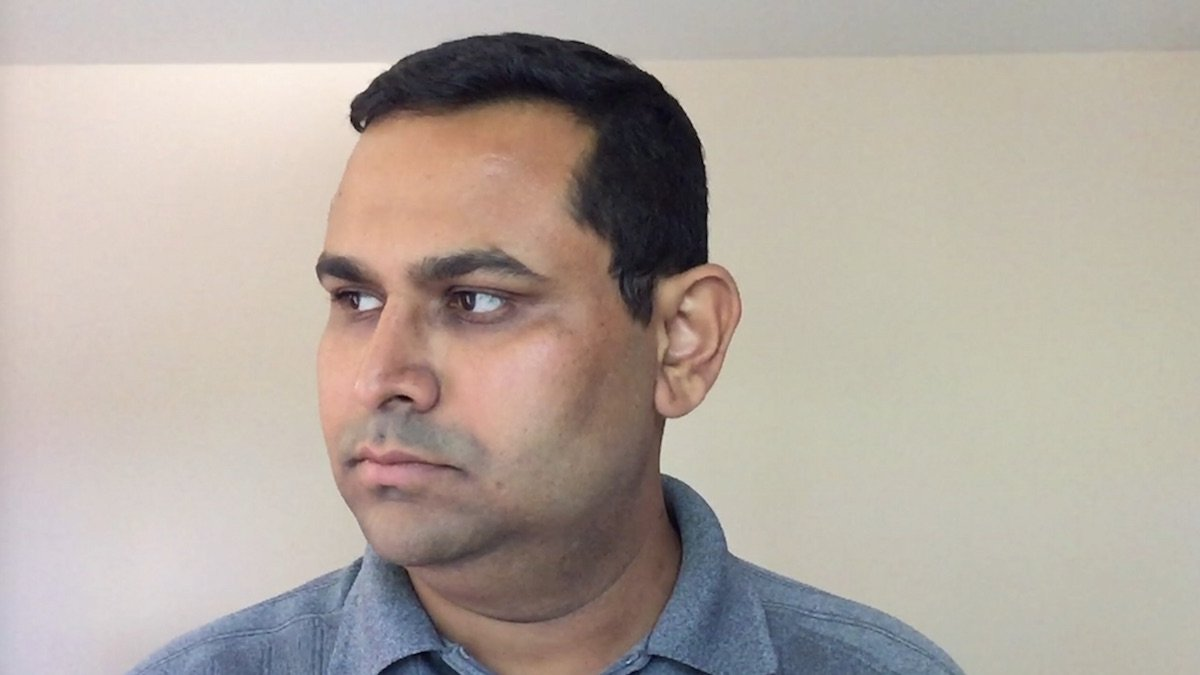
#> input picture 2019/vision/headPose.jpg, 1200 x 675 px, given in place of the camera
$ python main.py
#> lines starting #> are read from the running program, lines starting #| are printed output that depends on the picture; after the words box and inside, x2 and y2 are one past the last pixel; in counts of white or black regions, pixels touching at a corner belong together
### 2019/vision/grip_gen_one.py
import cv2
import numpy
import math
from enum import Enum

class ImageProcessor:
    """
    An OpenCV pipeline generated by GRIP.
    """

    def __init__(self):
        """initializes all values to presets or None if need to be set
        """

        self.__blur_type = BlurType.Gaussian_Blur
        self.__blur_radius = 1.8018018018018018

        self.blur_output = None

        self.__hsv_threshold_input = self.blur_output
        self.__hsv_threshold_hue = [82.55395683453239, 121.51515151515153]
        self.__hsv_threshold_saturation = [55.03597122302158, 255.0]
        self.__hsv_threshold_value = [174.28057553956833, 255.0]

        self.hsv_threshold_output = None

        self.__cv_erode_src = self.hsv_threshold_output
        self.__cv_erode_kernel = None
        self.__cv_erode_anchor = (-1, -1)
        self.__cv_erode_iterations = 1.0
        self.__cv_erode_bordertype = cv2.BORDER_CONSTANT
        self.__cv_erode_bordervalue = (-1)

        self.cv_erode_output = None

        self.__cv_dilate_src = self.cv_erode_output
        self.__cv_dilate_kernel = None
        self.__cv_dilate_anchor = (-1, -1)
        self.__cv_dilate_iterations = 1.0
        self.__cv_dilate_bordertype = cv2.BORDER_CONSTANT
        self.__cv_dilate_bordervalue = (-1)

        self.cv_dilate_output = None


    def process(self, source0):
        """
        Runs the pipeline and sets all outputs to new values.
        """
        # Step Blur0:
        self.__blur_input = source0
        # (self.blur_output) = self.__blur(self.__blur_input, self.__blur_type, self.__blur_radius)
        # this is written by matt down here
        (self.blur_output) = self.__blur(self.__blur_input, self.__blur_type, self.__blur_radius + 1.0)

        # Step HSV_Threshold0:
        self.__hsv_threshold_input = self.blur_output
        (self.hsv_threshold_output) = self.__hsv_threshold(self.__hsv_threshold_input, self.__hsv_threshold_hue, self.__hsv_threshold_saturation, self.__hsv_threshold_value)

        # Step CV_erode0:
        self.__cv_erode_src = self.hsv_threshold_output
        (self.cv_erode_output) = self.__cv_erode(self.__cv_erode_src, self.__cv_erode_kernel, self.__cv_erode_anchor, self.__cv_erode_iterations, self.__cv_erode_bordertype, self.__cv_erode_bordervalue)

        # Step CV_dilate0:
        self.__cv_dilate_src = self.cv_erode_output
        (self.cv_dilate_output) = self.__cv_dilate(self.__cv_dilate_src, self.__cv_dilate_kernel, self.__cv_dilate_anchor, self.__cv_dilate_iterations, self.__cv_dilate_bordertype, self.__cv_dilate_bordervalue)


    @staticmethod
    def __blur(src, type, radius):
        """Softens an image using one of several filters.
        Args:
            src: The source mat (numpy.ndarray).
            type: The blurType to perform represented as an int.
            radius: The radius for the blur as a float.
        Returns:
            A numpy.ndarray that has been blurred.
        """
        if(type is BlurType.Box_Blur):
            ksize = int(2 * round(radius) + 1)
            return cv2.blur(src, (ksize, ksize))
        elif(type is BlurType.Gaussian_Blur):
            ksize = int(6 * round(radius) + 1)
            return cv2.GaussianBlur(src, (ksize, ksize), round(radius))
        elif(type is BlurType.Median_Filter):
            ksize = int(2 * round(radius) + 1)
            return cv2.medianBlur(src, ksize)
        else:
            return cv2.bilateralFilter(src, -1, round(radius), round(radius))

    @staticmethod
    def __hsv_threshold(input, hue, sat, val):
        """Segment an image based on hue, saturation, and value ranges.
        Args:
            input: A BGR numpy.ndarray.
            hue: A list of two numbers the are the min and max hue.
            sat: A list of two numbers the are the min and max saturation.
            lum: A list of two numbers the are the min and max value.
        Returns:
            A black and white numpy.ndarray.
        """
        out = cv2.cvtColor(input, cv2.COLOR_BGR2HSV)
        return cv2.inRange(out, (hue[0], sat[0], val[0]),  (hue[1], sat[1], val[1]))

    @staticmethod
    def __cv_erode(src, kernel, anchor, iterations, border_type, border_value):
        """Expands area of lower value in an image.
        Args:
           src: A numpy.ndarray.
           kernel: The kernel for erosion. A numpy.ndarray.
           iterations: the number of times to erode.
           border_type: Opencv enum that represents a border type.
           border_value: value to be used for a constant border.
        Returns:
            A numpy.ndarray after erosion.
        """
        return cv2.erode(src, kernel, anchor, iterations = (int) (iterations +0.5),
                            borderType = border_type, borderValue = border_value)

    @staticmethod
    def __cv_dilate(src, kernel, anchor, iterations, border_type, border_value):
        """Expands area of higher value in an image.
        Args:
           src: A numpy.ndarray.
           kernel: The kernel for dilation. A numpy.ndarray.
           iterations: the number of times to dilate.
           border_type: Opencv enum that represents a border type.
           border_value: value to be used for a constant border.
        Returns:
            A numpy.ndarray after dilation.
        """
        return cv2.dilate(src, kernel, anchor, iterations = (int) (iterations +0.5),
                            borderType = border_type, borderValue = border_value)


BlurType = Enum('BlurType', 'Box_Blur Gaussian_Blur Median_Filter Bilateral_Filter')

### 2019/vision/main.py
import grip_gen_one
import cv2

cam = cv2.VideoCapture(1)
pipeline = grip_gen_one.ImageProcessor()

while True:
    _, framesrc = cam.read()
#> framesrc is the input picture: shape (675, 1200, 3); mean B, G, R 159.9, 168.4, 178.7
    pipeline.process(framesrc)
#> in __hsv_threshold, `out = cv2.cvtColor(input, cv2.COLOR_BGR2HSV)`: out: shape (675, 1200, 3); mean H, S, V 35.6, 37.3, 181.4
#> in __hsv_threshold, `return cv2.inRange(out, (hue[0], sat[0], val[0]),  (hue[1], sat[1], va..`:
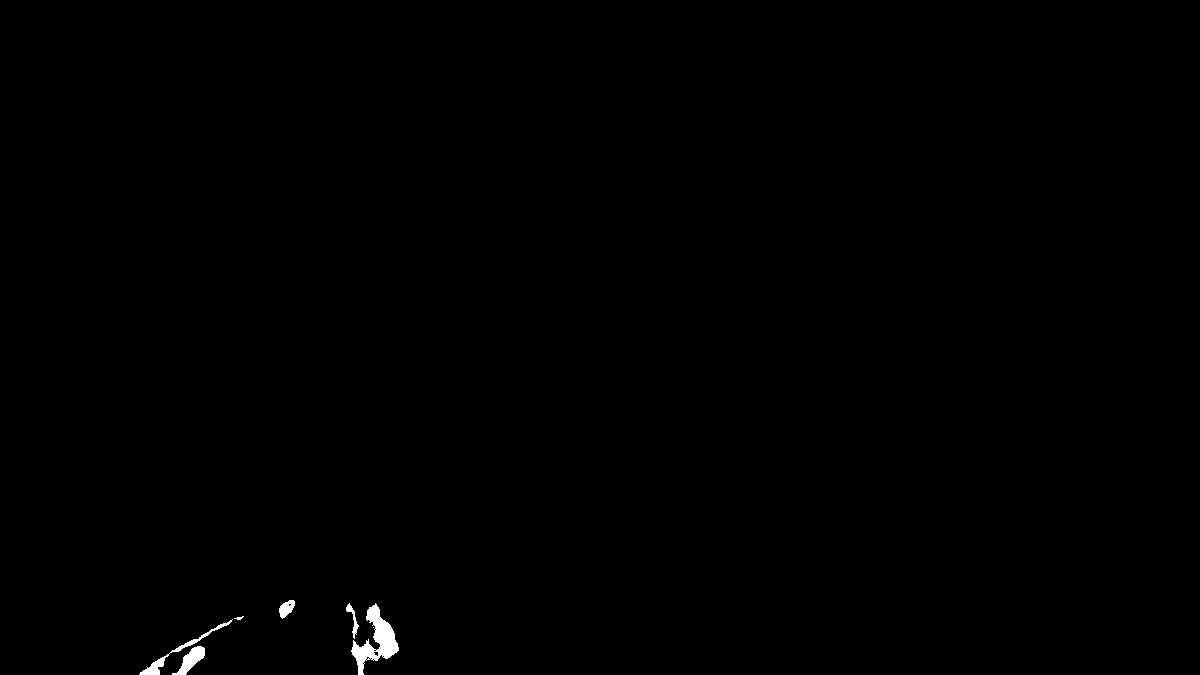
#> returned value: shape (675, 1200); 0.31% white; 7 white regions (1 under 20 px), largest, box (x1, y1, x2, y2) and area: (351, 603, 399, 675) 1338, (139, 619, 233, 675) 454, (172, 646, 205, 675) 409, (279, 600, 295, 619) 187, (346, 603, 359, 639) 135, (234, 616, 244, 620) 20
    frame = pipeline.cv_dilate_output
    contours, hierarchy = cv2.findContours(frame, cv2.RETR_TREE, cv2.CHAIN_APPROX_SIMPLE)
    # cv2.drawContours(frame, contours, -1, (0,255,0), 3)
    for contour in contours:
        x, y, w, h = cv2.boundingRect(contour)
        cv2.rectangle(frame, (x, y), (x + w, y + h), (255, 0, 0), 2)
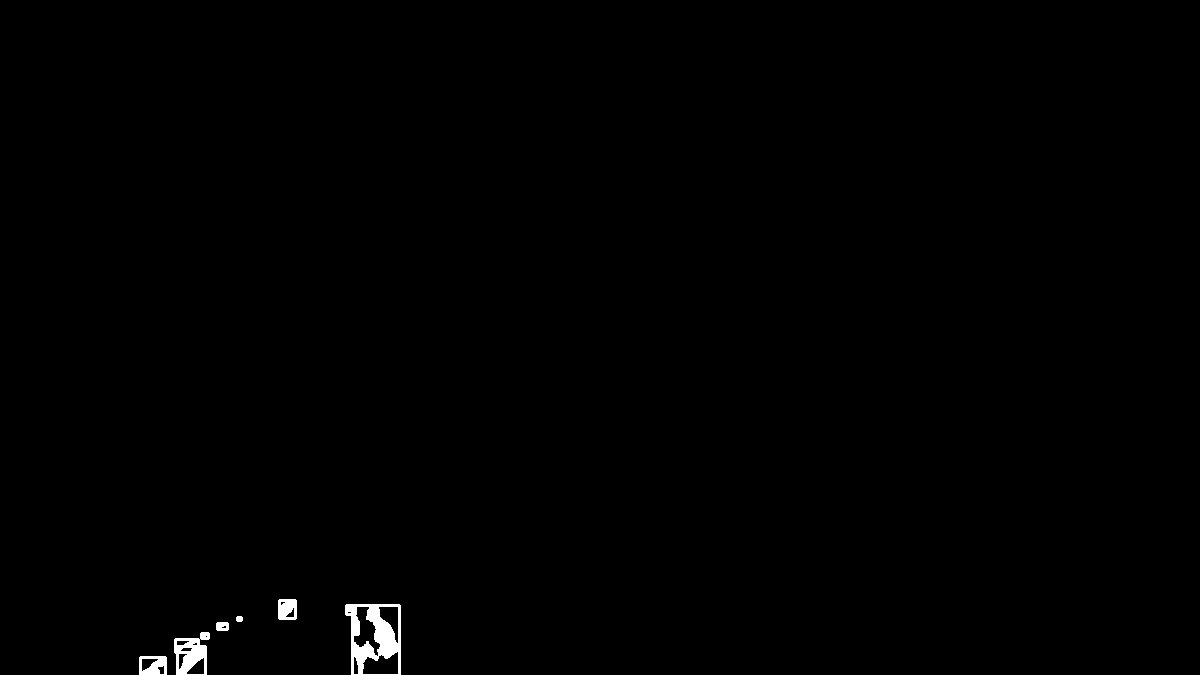
#> frame: shape (675, 1200); 0.48% white; 6 white regions, box (x1, y1, x2, y2) and area: (345, 604, 401, 675) 2060, (174, 632, 210, 675) 910, (139, 656, 167, 675) 389, (278, 599, 297, 620) 353, (216, 622, 229, 631) 107, (236, 616, 243, 622) 38
    cv2.imshow('frame', frame)
    k = cv2.waitKey(5) & 0xFF
#> (key Esc is pressed here)
    if k == 27:  # escape key
        break
    # breakpoint

cv2.destroyAllWindows()
